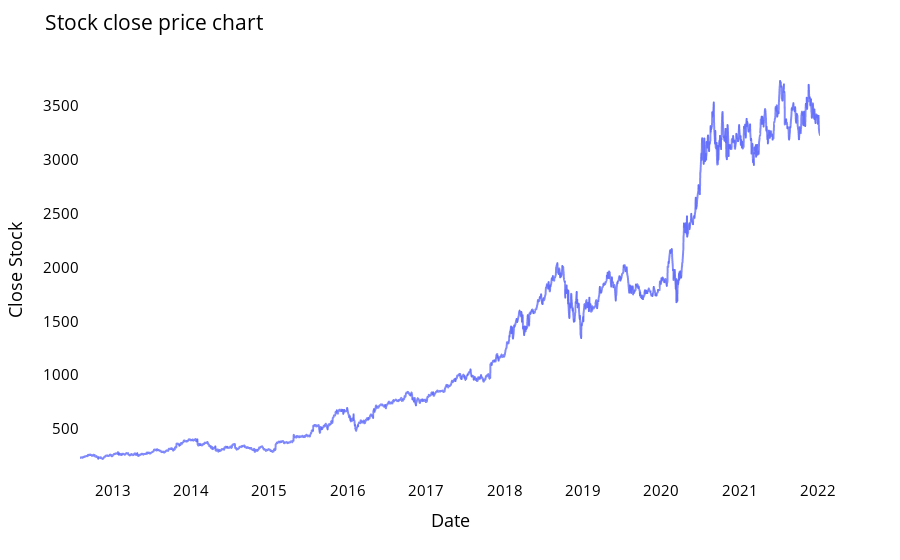

Notebook code cell kept with this figure:
### Code cell
fig = px.line(closedf, 
              x=closedf.date, 
              y=closedf.close,
              labels={'date':'Date', 
                      'close':'Close Stock'})
fig.update_traces(marker_line_width=2, opacity=0.8)
fig.update_layout(title_text='Stock close price chart', 
                  plot_bgcolor='white', 
                  font_size=15, 
                  font_color='black')
fig.update_xaxes(showgrid=False)
fig.update_yaxes(showgrid=False)
fig.show()

### Figure 1 — Plotly figure (JSON) as saved in the notebook; plotly's stock layout.template omitted (floating-point values rounded to 4 significant figures; data arrays with more than 128 entries replaced by an {"elided": "..."} marker saying what was removed)
{"data": [{"hovertemplate": "Date=%{x}<br>Close Stock=%{y}<extra></extra>", "legendgroup": "", "line": {"color": "#636efa", "dash": "solid"}, "marker": {"line": {"width": 2}, "symbol": "circle"}, "mode": "lines", "name": "", "opacity": 0.8, "showlegend": false, "type": "scattergl", "x": {"elided": "2377 str values"}, "xaxis": "x", "y": {"elided": "2377 float values"}, "yaxis": "y"}], "layout": {"font": {"color": "black", "size": 15}, "legend": {"tracegroupgap": 0}, "margin": {"t": 60}, "plot_bgcolor": "white", "title": {"text": "Stock close price chart"}, "xaxis": {"anchor": "y", "domain": [0, 1], "showgrid": false, "title": {"text": "Date"}}, "yaxis": {"anchor": "x", "domain": [0, 1], "showgrid": false, "title": {"text": "Close Stock"}}}}
